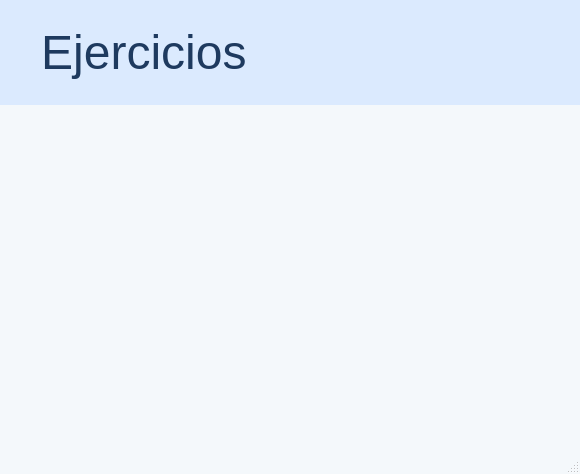
<?xml version="1.0" encoding="UTF-8"?>
<ui version="4.0">
 <class>MainWindow</class>
 <widget class="QMainWindow" name="MainWindow">
  <property name="geometry">
   <rect>
    <x>0</x>
    <y>0</y>
    <width>580</width>
    <height>474</height>
   </rect>
  </property>
  <property name="windowTitle">
   <string>App ejercicios</string>
  </property>
  <property name="styleSheet">
   <string notr="true">QMainWindow {
    background-color: #f4f8fb;
    font-family: &quot;Segoe UI&quot;, Arial, sans-serif;
}

/* Barra de menú */
QMenuBar {
    background-color: #dbeafe;
    color: #1e3a5f;
    font-size: 48px;
    padding: 10px;
}

/* Elementos del menú */
QMenuBar::item {
    background-color: transparent;
    padding: 10px 20px;
    margin: 5px;
    border-radius: 8px;
}

QMenuBar::item:selected {
    background-color: #93c5fd;
    color: #0f172a;
}

QMenuBar::item:pressed {
    background-color: #60a5fa;
}

/* Menú desplegable */
QMenu {
    background-color: #ffffff;
    border: 1px solid #cbd5e1;
    font-size: 48px;
    color: #1e293b;
}

/* Opciones dentro del menú (QAction) */
QMenu::item {
    padding: 12px 30px;
    border-radius: 6px;
}

QMenu::item:selected {
    background-color: #bfdbfe;
    color: #0f172a;
}

QMenu::item:disabled {
    color: #94a3b8;
}

/* Separadores */
QMenu::separator {
    height: 2px;
    background: #e2e8f0;
    margin: 8px 10px;
}
</string>
  </property>
  <widget class="QWidget" name="centralwidget"/>
  <widget class="QMenuBar" name="menubar">
   <property name="geometry">
    <rect>
     <x>0</x>
     <y>0</y>
     <width>580</width>
     <height>115</height>
    </rect>
   </property>
   <widget class="QMenu" name="menuEjercicios">
    <property name="title">
     <string>Ejercicios </string>
    </property>
    <addaction name="actionEjercicio_1"/>
    <addaction name="actionEjercicio_2"/>
    <addaction name="separator"/>
    <addaction name="actionSalir"/>
   </widget>
   <addaction name="menuEjercicios"/>
  </widget>
  <widget class="QStatusBar" name="statusbar"/>
  <action name="actionEjercicio_1">
   <property name="text">
    <string>Ejercicio 1</string>
   </property>
  </action>
  <action name="actionEjercicio_2">
   <property name="text">
    <string>Ejercicio 2</string>
   </property>
  </action>
  <action name="actionSalir">
   <property name="text">
    <string>Salir</string>
   </property>
  </action>
 </widget>
 <resources/>
 <connections/>
</ui>
